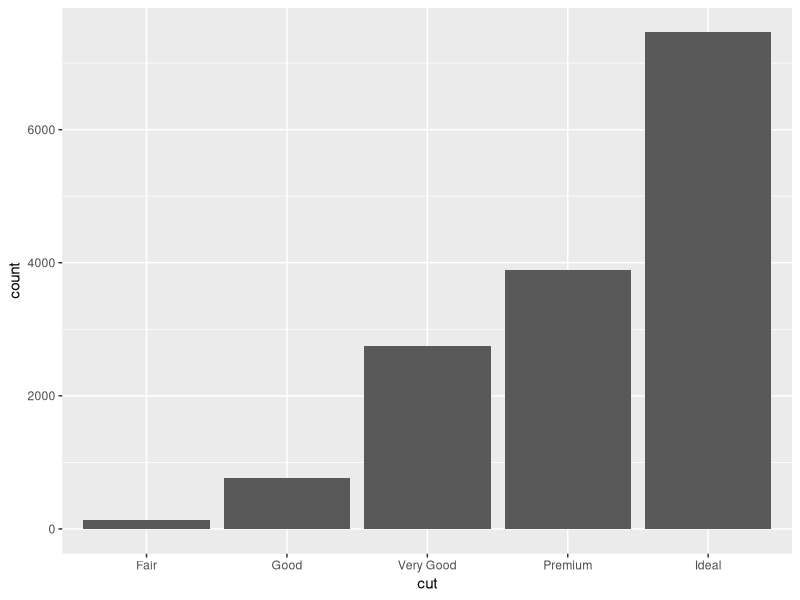
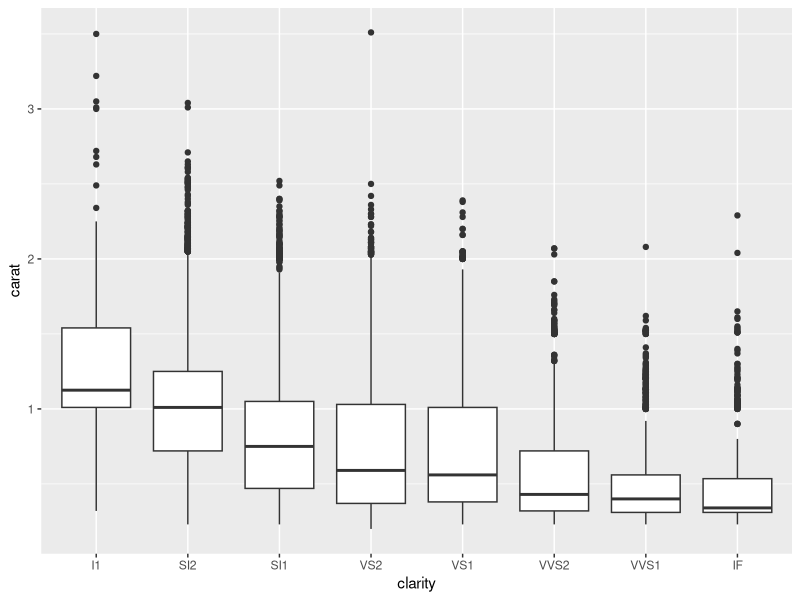
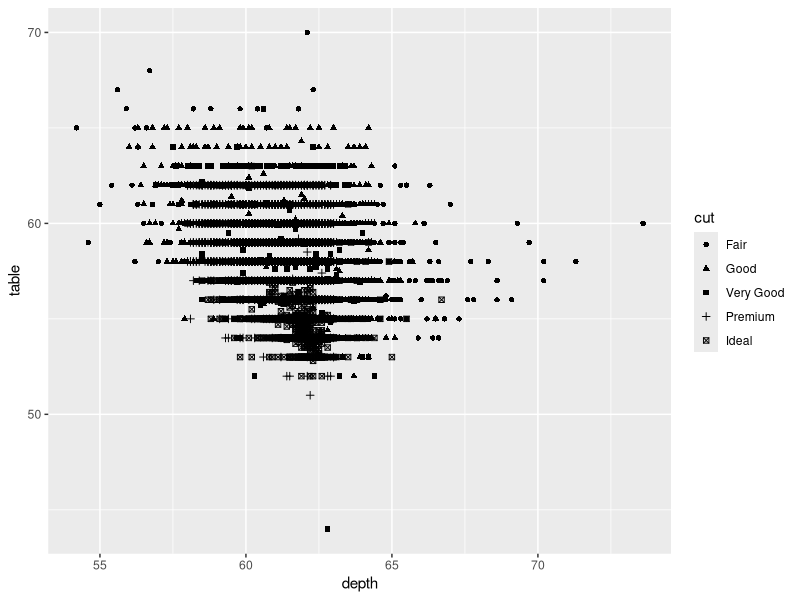
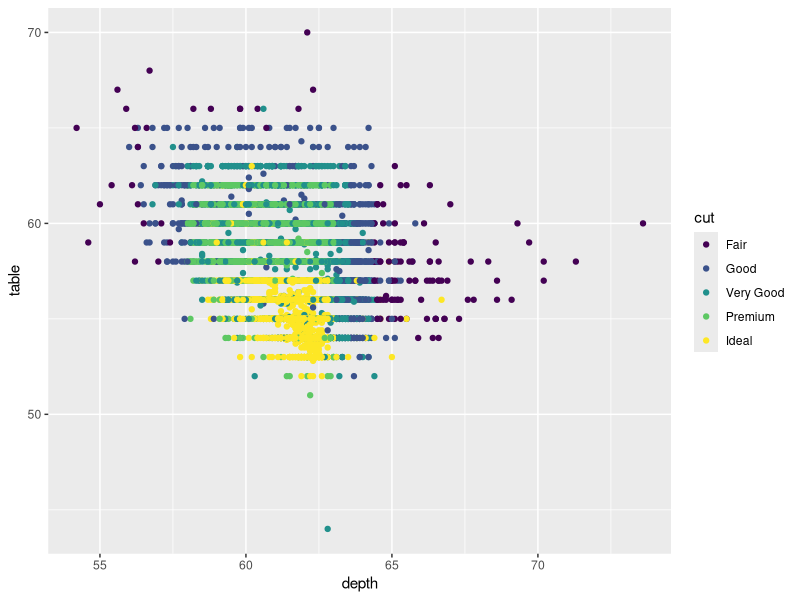
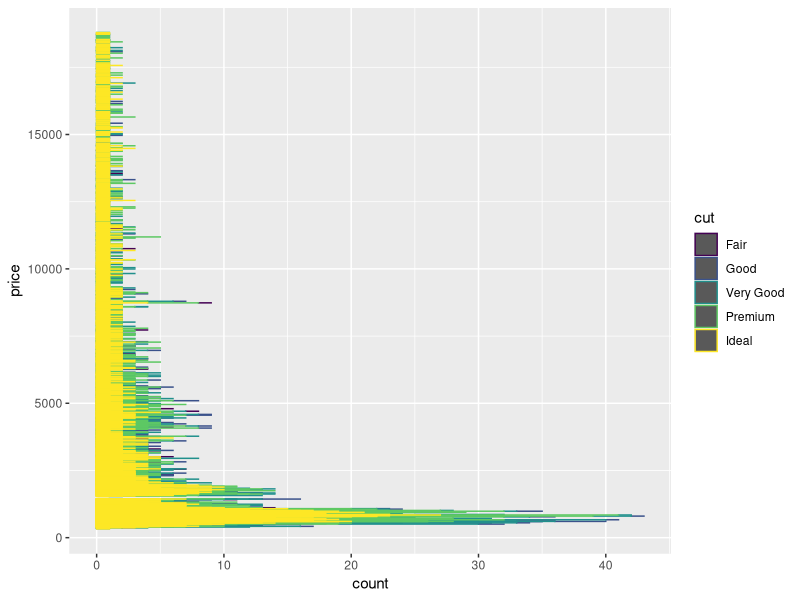
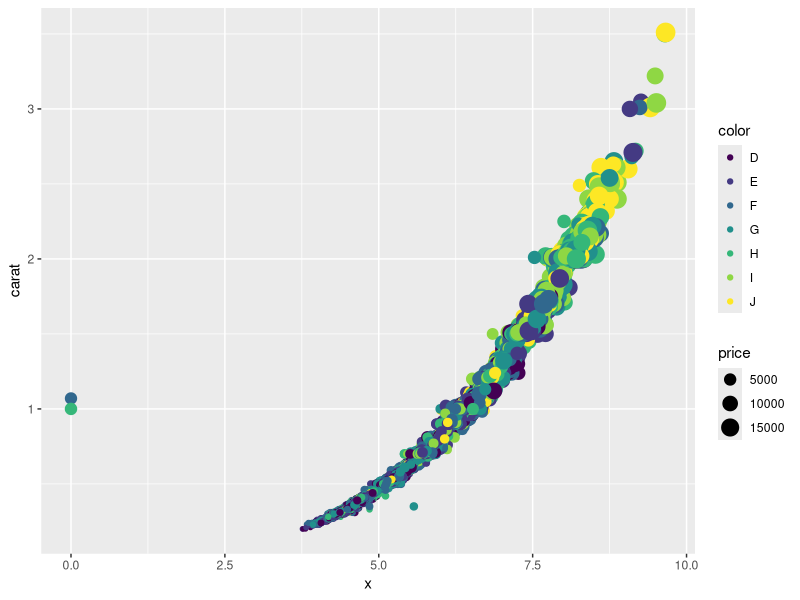

Here is the R script that generated these plots, in order:
## ---- chunk 1
library(tidyverse)
knitr::opts_chunk$set(echo = FALSE)
set.seed(0101)
diamonds <- sample_n(diamonds, 15000, weight= cut)
## ---- chunk 2
install.packages("tidyverse")
library(tidyverse)
## ---- chunk 3
ggplot(data = diamonds) + 
  geom_bar(mapping = aes(x = cut))
## ---- chunk 4
ggplot(data = diamonds) + 
  geom_boxplot(mapping = aes(x = clarity, y=carat))
## ---- chunk 5
ggplot(data = diamonds) + 
  geom_point(mapping = aes(x = depth, y=table, shape =cut))

## ---- chunk 6
ggplot(data = diamonds) + 
  geom_point(mapping = aes(x = depth, y=table, color=cut))
## ---- chunk 7
ggplot(data = diamonds) + 
  geom_bar(mapping = aes(y=price, color =cut))
## ---- chunk 8
ggplot(data = diamonds) + 
  geom_point(mapping = aes(x = x, y=carat, size = price, color =color))
